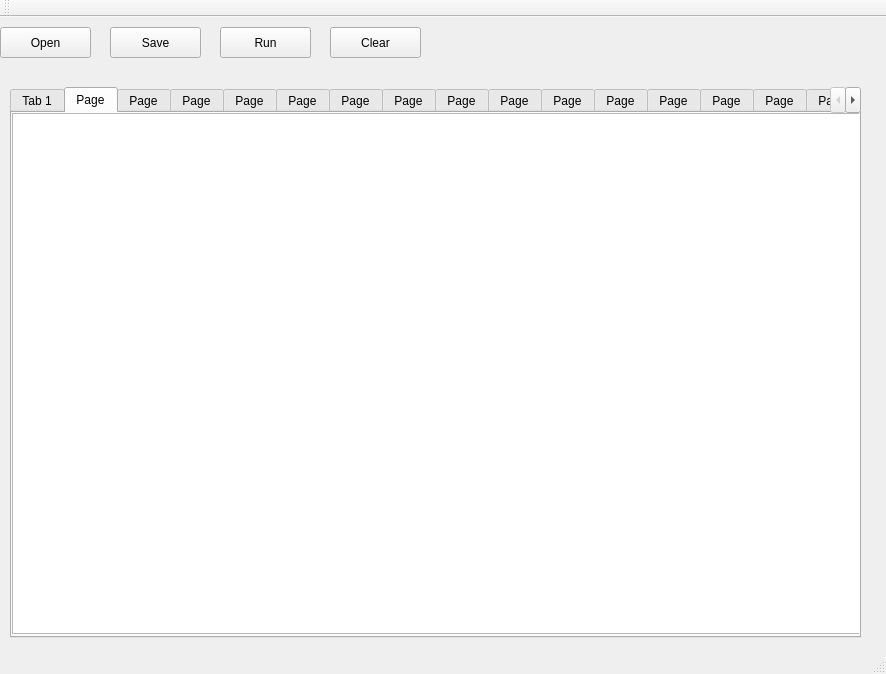
<?xml version="1.0" encoding="UTF-8"?>
<ui version="4.0">
 <class>MainWindow</class>
 <widget class="QMainWindow" name="MainWindow">
  <property name="geometry">
   <rect>
    <x>0</x>
    <y>0</y>
    <width>886</width>
    <height>674</height>
   </rect>
  </property>
  <property name="windowTitle">
   <string>MainWindow</string>
  </property>
  <widget class="QWidget" name="centralWidget">
   <widget class="QPushButton" name="Open">
    <property name="geometry">
     <rect>
      <x>0</x>
      <y>10</y>
      <width>91</width>
      <height>31</height>
     </rect>
    </property>
    <property name="text">
     <string>Open</string>
    </property>
   </widget>
   <widget class="QPushButton" name="Save">
    <property name="geometry">
     <rect>
      <x>110</x>
      <y>10</y>
      <width>91</width>
      <height>31</height>
     </rect>
    </property>
    <property name="text">
     <string>Save</string>
    </property>
   </widget>
   <widget class="QPushButton" name="Run">
    <property name="geometry">
     <rect>
      <x>220</x>
      <y>10</y>
      <width>91</width>
      <height>31</height>
     </rect>
    </property>
    <property name="text">
     <string>Run</string>
    </property>
   </widget>
   <widget class="QTabWidget" name="Information">
    <property name="geometry">
     <rect>
      <x>10</x>
      <y>70</y>
      <width>851</width>
      <height>551</height>
     </rect>
    </property>
    <property name="toolTipDuration">
     <number>0</number>
    </property>
    <property name="currentIndex">
     <number>1</number>
    </property>
    <widget class="QWidget" name="Summary">
     <attribute name="title">
      <string>Tab 1</string>
     </attribute>
     <widget class="QTextBrowser" name="textBrowser_2">
      <property name="geometry">
       <rect>
        <x>-5</x>
        <y>1</y>
        <width>861</width>
        <height>531</height>
       </rect>
      </property>
     </widget>
     <widget class="QWidget" name="formLayoutWidget">
      <property name="geometry">
       <rect>
        <x>150</x>
        <y>450</y>
        <width>160</width>
        <height>80</height>
       </rect>
      </property>
      <layout class="QFormLayout" name="formLayout"/>
     </widget>
    </widget>
    <widget class="QWidget" name="A">
     <attribute name="title">
      <string>Page</string>
     </attribute>
     <widget class="QTextBrowser" name="textBrowser_3">
      <property name="geometry">
       <rect>
        <x>0</x>
        <y>0</y>
        <width>851</width>
        <height>521</height>
       </rect>
      </property>
     </widget>
    </widget>
    <widget class="QWidget" name="B">
     <attribute name="title">
      <string>Page</string>
     </attribute>
     <widget class="QTextBrowser" name="textBrowser_4">
      <property name="geometry">
       <rect>
        <x>0</x>
        <y>0</y>
        <width>851</width>
        <height>521</height>
       </rect>
      </property>
     </widget>
    </widget>
    <widget class="QWidget" name="C">
     <attribute name="title">
      <string>Page</string>
     </attribute>
     <widget class="QTextBrowser" name="textBrowser_5">
      <property name="geometry">
       <rect>
        <x>0</x>
        <y>0</y>
        <width>851</width>
        <height>521</height>
       </rect>
      </property>
     </widget>
    </widget>
    <widget class="QWidget" name="D">
     <attribute name="title">
      <string>Page</string>
     </attribute>
     <widget class="QTextBrowser" name="textBrowser_6">
      <property name="geometry">
       <rect>
        <x>0</x>
        <y>0</y>
        <width>851</width>
        <height>521</height>
       </rect>
      </property>
     </widget>
    </widget>
    <widget class="QWidget" name="E">
     <attribute name="title">
      <string>Page</string>
     </attribute>
     <widget class="QTextBrowser" name="textBrowser_7">
      <property name="geometry">
       <rect>
        <x>0</x>
        <y>0</y>
        <width>851</width>
        <height>521</height>
       </rect>
      </property>
     </widget>
    </widget>
    <widget class="QWidget" name="F">
     <attribute name="title">
      <string>Page</string>
     </attribute>
     <widget class="QTextBrowser" name="textBrowser_8">
      <property name="geometry">
       <rect>
        <x>0</x>
        <y>0</y>
        <width>851</width>
        <height>521</height>
       </rect>
      </property>
     </widget>
    </widget>
    <widget class="QWidget" name="G">
     <attribute name="title">
      <string>Page</string>
     </attribute>
     <widget class="QTextBrowser" name="textBrowser_9">
      <property name="geometry">
       <rect>
        <x>0</x>
        <y>0</y>
        <width>851</width>
        <height>521</height>
       </rect>
      </property>
     </widget>
    </widget>
    <widget class="QWidget" name="H">
     <attribute name="title">
      <string>Page</string>
     </attribute>
     <widget class="QTextBrowser" name="textBrowser_10">
      <property name="geometry">
       <rect>
        <x>0</x>
        <y>0</y>
        <width>851</width>
        <height>521</height>
       </rect>
      </property>
     </widget>
    </widget>
    <widget class="QWidget" name="I">
     <attribute name="title">
      <string>Page</string>
     </attribute>
     <widget class="QTextBrowser" name="textBrowser_11">
      <property name="geometry">
       <rect>
        <x>0</x>
        <y>0</y>
        <width>851</width>
        <height>521</height>
       </rect>
      </property>
     </widget>
    </widget>
    <widget class="QWidget" name="J">
     <attribute name="title">
      <string>Page</string>
     </attribute>
     <widget class="QTextBrowser" name="textBrowser_12">
      <property name="geometry">
       <rect>
        <x>0</x>
        <y>0</y>
        <width>851</width>
        <height>521</height>
       </rect>
      </property>
     </widget>
    </widget>
    <widget class="QWidget" name="K">
     <attribute name="title">
      <string>Page</string>
     </attribute>
     <widget class="QTextBrowser" name="textBrowser_13">
      <property name="geometry">
       <rect>
        <x>0</x>
        <y>0</y>
        <width>851</width>
        <height>521</height>
       </rect>
      </property>
     </widget>
    </widget>
    <widget class="QWidget" name="L">
     <attribute name="title">
      <string>Page</string>
     </attribute>
     <widget class="QTextBrowser" name="textBrowser_14">
      <property name="geometry">
       <rect>
        <x>0</x>
        <y>0</y>
        <width>851</width>
        <height>521</height>
       </rect>
      </property>
     </widget>
    </widget>
    <widget class="QWidget" name="M">
     <attribute name="title">
      <string>Page</string>
     </attribute>
     <widget class="QTextBrowser" name="textBrowser_15">
      <property name="geometry">
       <rect>
        <x>0</x>
        <y>0</y>
        <width>851</width>
        <height>521</height>
       </rect>
      </property>
     </widget>
    </widget>
    <widget class="QWidget" name="N">
     <attribute name="title">
      <string>Page</string>
     </attribute>
     <widget class="QTextBrowser" name="textBrowser_16">
      <property name="geometry">
       <rect>
        <x>0</x>
        <y>0</y>
        <width>851</width>
        <height>521</height>
       </rect>
      </property>
     </widget>
    </widget>
    <widget class="QWidget" name="O">
     <attribute name="title">
      <string>Page</string>
     </attribute>
     <widget class="QTextBrowser" name="textBrowser_17">
      <property name="geometry">
       <rect>
        <x>0</x>
        <y>0</y>
        <width>851</width>
        <height>521</height>
       </rect>
      </property>
     </widget>
    </widget>
    <widget class="QWidget" name="P">
     <attribute name="title">
      <string>Page</string>
     </attribute>
     <widget class="QTextBrowser" name="textBrowser_18">
      <property name="geometry">
       <rect>
        <x>0</x>
        <y>0</y>
        <width>851</width>
        <height>521</height>
       </rect>
      </property>
     </widget>
    </widget>
    <widget class="QWidget" name="Q">
     <attribute name="title">
      <string>Page</string>
     </attribute>
     <widget class="QTextBrowser" name="textBrowser_19">
      <property name="geometry">
       <rect>
        <x>0</x>
        <y>0</y>
        <width>851</width>
        <height>521</height>
       </rect>
      </property>
     </widget>
    </widget>
    <widget class="QWidget" name="R">
     <attribute name="title">
      <string>Page</string>
     </attribute>
     <widget class="QTextBrowser" name="textBrowser_20">
      <property name="geometry">
       <rect>
        <x>0</x>
        <y>0</y>
        <width>851</width>
        <height>521</height>
       </rect>
      </property>
     </widget>
    </widget>
    <widget class="QWidget" name="S">
     <attribute name="title">
      <string>Page</string>
     </attribute>
     <widget class="QTextBrowser" name="textBrowser_21">
      <property name="geometry">
       <rect>
        <x>0</x>
        <y>0</y>
        <width>851</width>
        <height>521</height>
       </rect>
      </property>
     </widget>
    </widget>
    <widget class="QWidget" name="T">
     <attribute name="title">
      <string>Page</string>
     </attribute>
     <widget class="QTextBrowser" name="textBrowser_22">
      <property name="geometry">
       <rect>
        <x>0</x>
        <y>0</y>
        <width>851</width>
        <height>521</height>
       </rect>
      </property>
     </widget>
    </widget>
    <widget class="QWidget" name="U">
     <attribute name="title">
      <string>Page</string>
     </attribute>
     <widget class="QTextBrowser" name="textBrowser_23">
      <property name="geometry">
       <rect>
        <x>0</x>
        <y>0</y>
        <width>851</width>
        <height>521</height>
       </rect>
      </property>
     </widget>
    </widget>
    <widget class="QWidget" name="V">
     <attribute name="title">
      <string>Page</string>
     </attribute>
     <widget class="QTextBrowser" name="textBrowser_24">
      <property name="geometry">
       <rect>
        <x>0</x>
        <y>0</y>
        <width>851</width>
        <height>521</height>
       </rect>
      </property>
     </widget>
    </widget>
    <widget class="QWidget" name="W">
     <attribute name="title">
      <string>Page</string>
     </attribute>
     <widget class="QTextBrowser" name="textBrowser_25">
      <property name="geometry">
       <rect>
        <x>0</x>
        <y>0</y>
        <width>851</width>
        <height>521</height>
       </rect>
      </property>
     </widget>
    </widget>
    <widget class="QWidget" name="X">
     <attribute name="title">
      <string>Page</string>
     </attribute>
     <widget class="QTextBrowser" name="textBrowser_26">
      <property name="geometry">
       <rect>
        <x>0</x>
        <y>0</y>
        <width>851</width>
        <height>521</height>
       </rect>
      </property>
     </widget>
    </widget>
    <widget class="QWidget" name="Y">
     <attribute name="title">
      <string>Page</string>
     </attribute>
     <widget class="QTextBrowser" name="textBrowser_27">
      <property name="geometry">
       <rect>
        <x>0</x>
        <y>0</y>
        <width>851</width>
        <height>521</height>
       </rect>
      </property>
     </widget>
    </widget>
    <widget class="QWidget" name="Z">
     <property name="toolTipDuration">
      <number>-6</number>
     </property>
     <attribute name="title">
      <string>Tab 2</string>
     </attribute>
     <widget class="QTextBrowser" name="textBrowser_28">
      <property name="geometry">
       <rect>
        <x>0</x>
        <y>0</y>
        <width>861</width>
        <height>531</height>
       </rect>
      </property>
     </widget>
    </widget>
   </widget>
   <widget class="QPushButton" name="Clear">
    <property name="geometry">
     <rect>
      <x>330</x>
      <y>10</y>
      <width>91</width>
      <height>31</height>
     </rect>
    </property>
    <property name="text">
     <string>Clear</string>
    </property>
   </widget>
  </widget>
  <widget class="QMenuBar" name="menuBar">
   <property name="geometry">
    <rect>
     <x>0</x>
     <y>0</y>
     <width>886</width>
     <height>21</height>
    </rect>
   </property>
  </widget>
  <widget class="QToolBar" name="mainToolBar">
   <attribute name="toolBarArea">
    <enum>TopToolBarArea</enum>
   </attribute>
   <attribute name="toolBarBreak">
    <bool>false</bool>
   </attribute>
  </widget>
  <widget class="QStatusBar" name="statusBar"/>
 </widget>
 <layoutdefault spacing="6" margin="11"/>
 <resources/>
 <connections/>
</ui>
